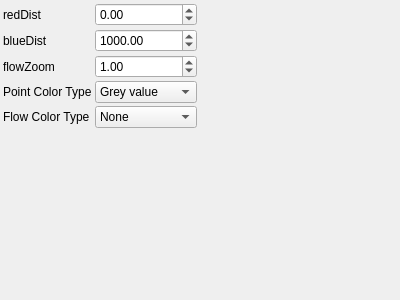
<?xml version="1.0" encoding="UTF-8"?>
<ui version="4.0">
 <class>Draw3dViMouseParametersControlWidget</class> 
 <widget class="QWidget" name="Draw3dViMouseParametersControlWidget">
  <property name="geometry">
   <rect>
    <x>0</x>
    <y>0</y>
    <width>400</width>
    <height>300</height>
   </rect>
  </property>
  <property name="windowTitle">
   <string>Draw3dViMouseParameters</string>
  </property>
  <layout class="QGridLayout" name="gridLayout">
   <property name="margin">
    <number>3</number>
   </property>
   <property name="spacing">
    <number>3</number>
   </property>
    <item row="0" column="0">
     <widget class="QLabel" name="label_0">
       <property name="text">
         <string>redDist</string>
       </property>
     </widget>
    </item>
    <item row="0" column="1">
     <widget class="QDoubleSpinBox" name="redDistSpinBox">
       <property name="toolTip">
         <string>redDist</string>
       </property>
       <property name="minimum">
        <double>-50000</double>
       </property>
       <property name="maximum">
        <double>50000</double>
       </property>
       <property name="singleStep">
        <double>1</double>
       </property>
       <property name="value">
        <double>0</double>
       </property>
     </widget>
    </item>
    <item row="1" column="0">
     <widget class="QLabel" name="label_1">
       <property name="text">
         <string>blueDist</string>
       </property>
     </widget>
    </item>
    <item row="1" column="1">
     <widget class="QDoubleSpinBox" name="blueDistSpinBox">
       <property name="toolTip">
         <string>blueDist</string>
       </property>
       <property name="minimum">
        <double>-50000</double>
       </property>
       <property name="maximum">
        <double>50000</double>
       </property>
       <property name="singleStep">
        <double>1</double>
       </property>
       <property name="value">
        <double>1000</double>
       </property>
     </widget>
    </item>
    <item row="2" column="0">
     <widget class="QLabel" name="label_2">
       <property name="text">
         <string>flowZoom</string>
       </property>
     </widget>
    </item>
    <item row="2" column="1">
     <widget class="QDoubleSpinBox" name="flowZoomSpinBox">
       <property name="toolTip">
         <string>flowZoom</string>
       </property>
       <property name="minimum">
        <double>0</double>
       </property>
       <property name="maximum">
        <double>50</double>
       </property>
       <property name="singleStep">
        <double>1</double>
       </property>
       <property name="value">
        <double>1</double>
       </property>
     </widget>
    </item>
    <item row="3" column="0">
     <widget class="QLabel" name="label_3">
       <property name="text">
         <string>Point Color Type</string>
       </property>
     </widget>
    </item>
    <item row="3" column="1">
     <widget class="QComboBox" name="pointColorTypeComboBox">
       <property name="toolTip">
         <string>Point Color Type</string>
       </property>
       <property name="currentIndex">
         <number>0</number>
       </property>
       <item>
        <property name="text">
         <string>Grey value</string>
        </property>
       </item>
       <item>
        <property name="text">
         <string>Z Coordinate</string>
        </property>
       </item>
       <item>
        <property name="text">
         <string>Y Coordinate</string>
        </property>
       </item>
       <item>
        <property name="text">
         <string>Distance</string>
        </property>
       </item>
       <item>
        <property name="text">
         <string>None</string>
        </property>
       </item>
       <item>
        <property name="text">
         <string>By Flag</string>
        </property>
       </item>
       <item>
        <property name="text">
         <string>By Cluster</string>
        </property>
       </item>
     </widget>
    </item>
    <item row="4" column="0">
     <widget class="QLabel" name="label_4">
       <property name="text">
         <string>Flow Color Type</string>
       </property>
     </widget>
    </item>
    <item row="4" column="1">
     <widget class="QComboBox" name="flowColorTypeComboBox">
       <property name="toolTip">
         <string>Flow Color Type</string>
       </property>
       <property name="currentIndex">
         <number>0</number>
       </property>
       <item>
        <property name="text">
         <string>None</string>
        </property>
       </item>
       <item>
        <property name="text">
         <string>White</string>
        </property>
       </item>
       <item>
        <property name="text">
         <string>Heat</string>
        </property>
       </item>
       <item>
        <property name="text">
         <string>By Flag</string>
        </property>
       </item>
     </widget>
    </item>
   <item row="5" column="0">
    <spacer name="verticalSpacer">
     <property name="orientation">
      <enum>Qt::Vertical</enum>
     </property>
     <property name="sizeHint" stdset="0">
      <size>
       <width>0</width>
       <height>0</height>
      </size>
     </property>
    </spacer>
   </item>
   <item row="5" column="2">
    <spacer name="horizontalSpacer">
     <property name="orientation">
      <enum>Qt::Horizontal</enum>
     </property>
     <property name="sizeHint" stdset="0">
      <size>
       <width>0</width>
       <height>0</height>
      </size>
     </property>
    </spacer>
   </item>
  </layout>
 </widget>
 <layoutdefault spacing="3" margin="3"/>
 <resources/>
 <connections>
  <connection>
   <sender>redDistSpinBox</sender>
   <signal>valueChanged(double)</signal>
   <receiver>Draw3dViMouseParametersControlWidget</receiver>
   <slot>changeParameters()</slot>
  </connection>
  <connection>
   <sender>blueDistSpinBox</sender>
   <signal>valueChanged(double)</signal>
   <receiver>Draw3dViMouseParametersControlWidget</receiver>
   <slot>changeParameters()</slot>
  </connection>
  <connection>
   <sender>flowZoomSpinBox</sender>
   <signal>valueChanged(double)</signal>
   <receiver>Draw3dViMouseParametersControlWidget</receiver>
   <slot>changeParameters()</slot>
  </connection>
  <connection>
   <sender>pointColorTypeComboBox</sender>
   <signal>currentIndexChanged(int)</signal>
   <receiver>Draw3dViMouseParametersControlWidget</receiver>
   <slot>changeParameters()</slot>
  </connection>
  <connection>
   <sender>flowColorTypeComboBox</sender>
   <signal>currentIndexChanged(int)</signal>
   <receiver>Draw3dViMouseParametersControlWidget</receiver>
   <slot>changeParameters()</slot>
  </connection>
 </connections>
 <slots>
  <slot>changeParameters()</slot>
 </slots>
 <customwidgets>
 </customwidgets>
</ui>
